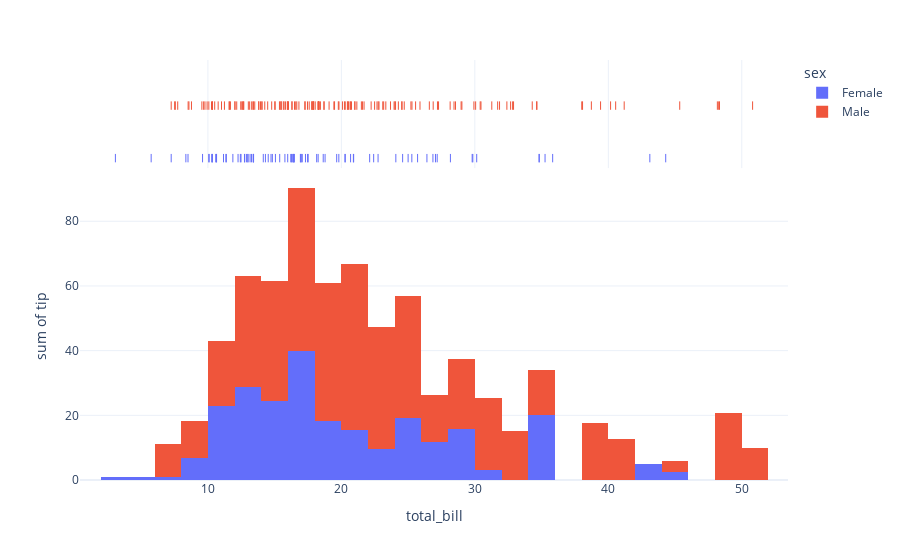

Notebook cell for this chart:
### Code cell
import plotly.express as px
df = px.data.tips()
fig = px.histogram(df, x="total_bill", y="tip", color="sex",
                   marginal="rug    ",  # or violin, rug
                   hover_data=df.columns)
fig.show()

### Figure 1 — Plotly figure (JSON) as saved in the notebook; plotly's stock layout.template omitted (floating-point values rounded to 4 significant figures; data arrays with more than 128 entries replaced by an {"elided": "..."} marker saying what was removed)
{"data": [{"alignmentgroup": "True", "bingroup": "x", "histfunc": "sum", "hovertemplate": "sex=Female<br>total_bill=%{x}<br>sum of tip=%{y}<extra></extra>", "legendgroup": "Female", "marker": {"color": "#636efa", "pattern": {"shape": ""}}, "name": "Female", "offsetgroup": "Female", "orientation": "v", "showlegend": true, "type": "histogram", "x": [16.99, 24.59, 35.26, 14.83, 10.33, 16.97, 20.29, 15.77, 19.65, 15.06, 20.69, 16.93, 10.29, 34.81, 26.41, 16.45, 3.07, 17.07, 26.86, 25.28, 14.73, 10.07, 34.83, 5.75, 16.32, 22.75, 11.35, 15.38, 44.3, 22.42, 20.92, 14.31, 7.25, 25.71, 17.31, 10.65, 12.43, 24.08, 13.42, 12.48, 29.8, 14.52, 11.38, 20.27, 11.17, 12.26, 18.26, 8.51, 10.33, 14.15, 13.16, 17.47, 27.05, 16.43, 8.35, 18.64, 11.87, 29.85, 25, 13.39, 16.21, 17.51, 10.59, 10.63, 9.6, 20.9, 18.15, 19.81, 43.11, 13, 12.74, 13, 16.4, 16.47, 12.76, 13.27, 28.17, 12.9, 30.14, 13.42, 15.98, 16.27, 10.09, 22.12, 35.83, 27.18, 18.78], "xaxis": "x", "y": [1.01, 3.61, 5, 3.02, 1.67, 3.5, 2.75, 2.23, 3, 3, 2.45, 3.07, 2.6, 5.2, 1.5, 2.47, 1, 3, 3.14, 5, 2.2, 1.83, 5.17, 1, 4.3, 3.25, 2.5, 3, 2.5, 3.48, 4.08, 4, 1, 4, 3.5, 1.5, 1.8, 2.92, 1.68, 2.52, 4.2, 2, 2, 2.83, 1.5, 2, 3.25, 1.25, 2, 2, 2.75, 3.5, 5, 2.3, 1.5, 1.36, 1.63, 5.14, 3.75, 2.61, 2, 3, 1.61, 2, 4, 3.5, 3.5, 4.19, 5, 2, 2.01, 2, 2.5, 3.23, 2.23, 2.5, 6.5, 1.1, 3.09, 3.48, 3, 2.5, 2, 2.88, 4.67, 2, 3], "yaxis": "y"}, {"alignmentgroup": "True", "boxpoints": "all", "customdata": {"elided": "87x5 mixed values"}, "fillcolor": "rgba(255,255,255,0)", "hoveron": "points", "hovertemplate": "sex=%{customdata[0]}<br>total_bill=%{x}<br>smoker=%{customdata[1]}<br>day=%{customdata[2]}<br>time=%{customdata[3]}<br>size=%{customdata[4]}<extra></extra>", "jitter": 0, "legendgroup": "Female", "line": {"color": "rgba(255,255,255,0)"}, "marker": {"color": "#636efa", "symbol": "line-ns-open"}, "name": "Female", "offsetgroup": "Female", "showlegend": false, "type": "box", "x": [16.99, 24.59, 35.26, 14.83, 10.33, 16.97, 20.29, 15.77, 19.65, 15.06, 20.69, 16.93, 10.29, 34.81, 26.41, 16.45, 3.07, 17.07, 26.86, 25.28, 14.73, 10.07, 34.83, 5.75, 16.32, 22.75, 11.35, 15.38, 44.3, 22.42, 20.92, 14.31, 7.25, 25.71, 17.31, 10.65, 12.43, 24.08, 13.42, 12.48, 29.8, 14.52, 11.38, 20.27, 11.17, 12.26, 18.26, 8.51, 10.33, 14.15, 13.16, 17.47, 27.05, 16.43, 8.35, 18.64, 11.87, 29.85, 25, 13.39, 16.21, 17.51, 10.59, 10.63, 9.6, 20.9, 18.15, 19.81, 43.11, 13, 12.74, 13, 16.4, 16.47, 12.76, 13.27, 28.17, 12.9, 30.14, 13.42, 15.98, 16.27, 10.09, 22.12, 35.83, 27.18, 18.78], "xaxis": "x2", "yaxis": "y2"}, {"alignmentgroup": "True", "bingroup": "x", "histfunc": "sum", "hovertemplate": "sex=Male<br>total_bill=%{x}<br>sum of tip=%{y}<extra></extra>", "legendgroup": "Male", "marker": {"color": "#EF553B", "pattern": {"shape": ""}}, "name": "Male", "offsetgroup": "Male", "orientation": "v", "showlegend": true, "type": "histogram", "x": {"elided": "157 float values"}, "xaxis": "x", "y": {"elided": "157 float values"}, "yaxis": "y"}, {"alignmentgroup": "True", "boxpoints": "all", "customdata": {"elided": "157x5 mixed values"}, "fillcolor": "rgba(255,255,255,0)", "hoveron": "points", "hovertemplate": "sex=%{customdata[0]}<br>total_bill=%{x}<br>smoker=%{customdata[1]}<br>day=%{customdata[2]}<br>time=%{customdata[3]}<br>size=%{customdata[4]}<extra></extra>", "jitter": 0, "legendgroup": "Male", "line": {"color": "rgba(255,255,255,0)"}, "marker": {"color": "#EF553B", "symbol": "line-ns-open"}, "name": "Male", "offsetgroup": "Male", "showlegend": false, "type": "box", "x": {"elided": "157 float values"}, "xaxis": "x2", "yaxis": "y2"}], "layout": {"barmode": "relative", "legend": {"title": {"text": "sex"}, "tracegroupgap": 0}, "margin": {"t": 60}, "xaxis": {"anchor": "y", "domain": [0, 1], "title": {"text": "total_bill"}}, "xaxis2": {"anchor": "y2", "domain": [0, 1], "matches": "x", "showgrid": true, "showticklabels": false}, "yaxis": {"anchor": "x", "domain": [0, 0.7326], "title": {"text": "sum of tip"}}, "yaxis2": {"anchor": "x2", "domain": [0.7426, 1], "matches": "y2", "showgrid": false, "showline": false, "showticklabels": false, "ticks": ""}}}
